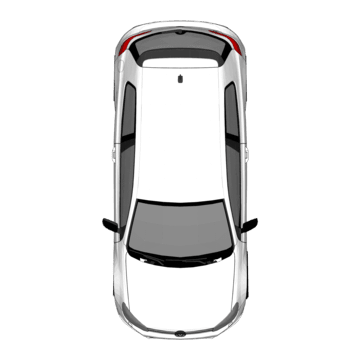
#> input picture assets/enemy-oncoming-source.png, 360 x 360 px, found by its file name
$ python process-enemy-oncoming-cars.py assets/enemy-oncoming-source.png public/images //
#> lines starting #> are read from the running program, lines starting #| are printed output that depends on the picture; after the words box and inside, x2 and y2 are one past the last pixel; in counts of white or black regions, pixels touching at a corner belong together
#!/usr/bin/env python3
"""
탑뷰 맞은편(온커밝) 차량 PNG — 흰 배경 제거 → 알파로 차량 영역만 크롭 →
플레이어 차 스프라이트와 동일 픽셀 크기로 맞춤 → 색상 변형 PNG 여러 장.

- 크롭: 투명이 아닌 픽셀의 최소 바운딩 박스만 사용(정사각 패딩 없음).
- 리사이즈: public/images/player-car.png 와 같은 (가로×세로)로 맞춰,
  게임에서 플레이어와 비슷한 스케일로 보이고 세로가 더 긴 비율을 갖게 함.

사용:
  python3 scripts/process-enemy-oncoming-cars.py assets/enemy-oncoming-source.png public/images \\
    [player-car.png 경로]

player 경로 생략 시 public/images/player-car.png 사용.
"""
from __future__ import annotations

import sys
from collections import deque
from pathlib import Path

from PIL import Image


def is_light_background_rgb(r: int, g: int, b: int) -> bool:
    """스튜디오 흰·연회색 배경(가장자리에서 flood)."""
    avg = (r + g + b) / 3
    spread = max(r, g, b) - min(r, g, b)
    return avg >= 232 and spread <= 32


def is_dark_background_rgb(r: int, g: int, b: int) -> bool:
    """검정·거의 검정 레터박스/마스(가장자리에서 flood). 소스가 흰차인 경우 테두리가 검정인 경우가 많음."""
    avg = (r + g + b) / 3
    spread = max(r, g, b) - min(r, g, b)
    return avg < 42 and spread <= 36


def is_flood_background_rgb(r: int, g: int, b: int) -> bool:
    """가장자리에서 한 덩어리로 제거할 배경(밝은 스튜디오 또는 검정 프레임)."""
    return is_light_background_rgb(r, g, b) or is_dark_background_rgb(r, g, b)


def flood_edge_background_rgba(im: Image.Image) -> Image.Image:
    if im.mode in ("P", "RGBA"):
        im = im.convert("RGBA")
#> im is the input picture: PIL image 360x360 RGBA; mean R, G, B, A 58.8, 58.6, 58.6, 79.8
    im = im.convert("RGB")
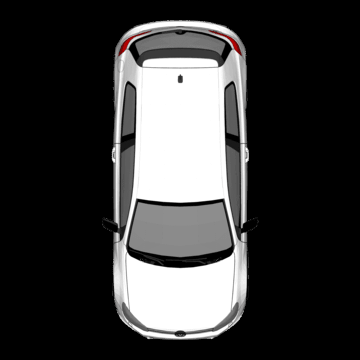
#> im: PIL image 360x360 RGB; mean R, G, B 58.8, 58.6, 58.6
    w, h = im.size
#> w = 360; h = 360
    px = im.load()
    bg = [[False] * w for _ in range(h)]
    q: deque[tuple[int, int]] = deque()

    for x in range(w):
        for y in (0, h - 1):
            r, g, b = px[x, y]
            if is_flood_background_rgb(r, g, b) and not bg[y][x]:
                bg[y][x] = True
                q.append((x, y))
#> after the loop, bg = 360 items
    for y in range(h):
        for x in (0, w - 1):
            r, g, b = px[x, y]
            if is_flood_background_rgb(r, g, b) and not bg[y][x]:
                bg[y][x] = True
                q.append((x, y))

    while q:
        x, y = q.popleft()
        for nx, ny in ((x + 1, y), (x - 1, y), (x, y + 1), (x, y - 1)):
            if nx < 0 or nx >= w or ny < 0 or ny >= h or bg[ny][nx]:
                continue
            r, g, b = px[nx, ny]
            if is_flood_background_rgb(r, g, b):
                bg[ny][nx] = True
                q.append((nx, ny))

    out = Image.new("RGBA", (w, h))
#> out: PIL image 360x360 RGBA; every value is 0
    op = out.load()
    for y in range(h):
        for x in range(w):
            r, g, b = px[x, y]
            if bg[y][x]:
                op[x, y] = (0, 0, 0, 0)
            else:
                op[x, y] = (r, g, b, 255)
    return out


def crop_alpha_bbox(im: Image.Image) -> Image.Image:
    """완전 투명이 아닌 픽셀의 바운딩 박스로만 자름(차량 실루엣만, 정사각 강제 없음)."""
    if im.mode != "RGBA":
        im = im.convert("RGBA")
    a = im.split()[-1]
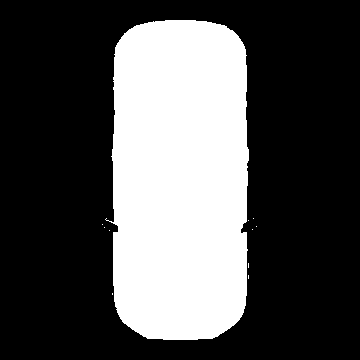
#> a: PIL image 360x360 L; 31.6% white; 11 white regions (10 under 20 px), largest, box (x1, y1, x2, y2) and area: (105, 20, 249, 340) 40887
    bbox = a.getbbox()
    if bbox is None:
        return im
    return im.crop(bbox)
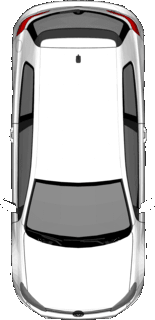
#> returned value: PIL image 155x320 RGBA; mean R, G, B, A 153.6, 153, 153, 210.3; transparent parts drawn white


def resize_to_player_sheet(
    im: Image.Image,
    player_path: Path,
) -> Image.Image:
    """
    플레이어 스프라이트와 동일 해상도로 스케일.
    RGBA를 한 번에 resize하면 투명 영역이 검정 불투명으로 섞이는 경우가 있어 채널 분리 후 합성.
    """
    if not player_path.is_file():
        raise FileNotFoundError(f"player sprite not found: {player_path}")
    ref = Image.open(player_path).convert("RGBA")
    tw, th = ref.size
    ref.close()
    im = im.convert("RGBA")
    r, g, b, a = im.split()
    r = r.resize((tw, th), Image.Resampling.LANCZOS)
    g = g.resize((tw, th), Image.Resampling.LANCZOS)
    b = b.resize((tw, th), Image.Resampling.LANCZOS)
    a = a.resize((tw, th), Image.Resampling.LANCZOS)
    return Image.merge("RGBA", (r, g, b, a))


def tint_body(
    im: Image.Image,
    mr: float,
    mg: float,
    mb: float,
) -> Image.Image:
    """
    밝은 본체(페인트)에만 곱하기 — 유리·어두운 부분은 보존.
    mr,mg,mb ≈ 0~1.2 (흰차 기준 채색)
    """
    px = im.load()
    w, h = im.size
    out = Image.new("RGBA", (w, h))
    op = out.load()
    for y in range(h):
        for x in range(w):
            r, g, b, a = px[x, y]
            if a < 8:
                op[x, y] = (0, 0, 0, 0)
                continue
            spread = max(r, g, b) - min(r, g, b)
            lum = (r + g + b) / 3
            # 밝은 페인트 영역만 색상 입힘
            if lum > 175 and spread < 48:
                nr = min(255, int(r * mr))
                ng = min(255, int(g * mg))
                nb = min(255, int(b * mb))
                op[x, y] = (nr, ng, nb, a)
            else:
                op[x, y] = (r, g, b, a)
    return out


# (파일 접미사, mr, mg, mb) — 흰색 기준 곱셈 계수
VARIANTS: list[tuple[str, float, float, float]] = [
    ("white", 1.0, 1.0, 1.0),
    ("silver", 0.88, 0.9, 0.93),
    ("graphite", 0.38, 0.4, 0.44),
    ("blue", 0.55, 0.72, 1.05),
    ("red", 1.05, 0.42, 0.42),
    ("yellow", 1.02, 0.92, 0.38),
    ("emerald", 0.42, 0.88, 0.62),
]


def main() -> None:
    if len(sys.argv) < 3 or len(sys.argv) > 4:
        print(__doc__, file=sys.stderr)
        sys.exit(1)
    src = Path(sys.argv[1])
    out_dir = Path(sys.argv[2])
    player_ref = (
        Path(sys.argv[3])
        if len(sys.argv) == 4
        else out_dir / "player-car.png"
    )
    out_dir.mkdir(parents=True, exist_ok=True)

    base = flood_edge_background_rgba(Image.open(src))
    base = crop_alpha_bbox(base)
    w, h = base.size
    print(f"Cropped (car alpha bbox only): {w}x{h}, aspect h/w={h / max(w, 1):.4f}")
#| Cropped (car alpha bbox only): 155x320, aspect h/w=2.0645
    base = resize_to_player_sheet(base, player_ref)
    w, h = base.size
    print(f"Scaled to match player sheet: {w}x{h}")

    for name, mr, mg, mb in VARIANTS:
        tinted = tint_body(base, mr, mg, mb)
        dst = out_dir / f"enemy-oncoming-{name}.png"
        tinted.save(dst, "PNG", optimize=True)
        print(f"OK {dst}")

    # 메타: 스프라이트 목록 (게임에서 순서 고정)
    manifest = out_dir / "enemy-oncoming-manifest.txt"
    manifest.write_text(
        "\n".join(f"enemy-oncoming-{n}.png" for n, _, _, _ in VARIANTS) + "\n",
        encoding="utf-8",
    )
    print(f"Wrote {manifest}")


if __name__ == "__main__":
#> (the run stopped early here; a loop or call above may not have finished)
